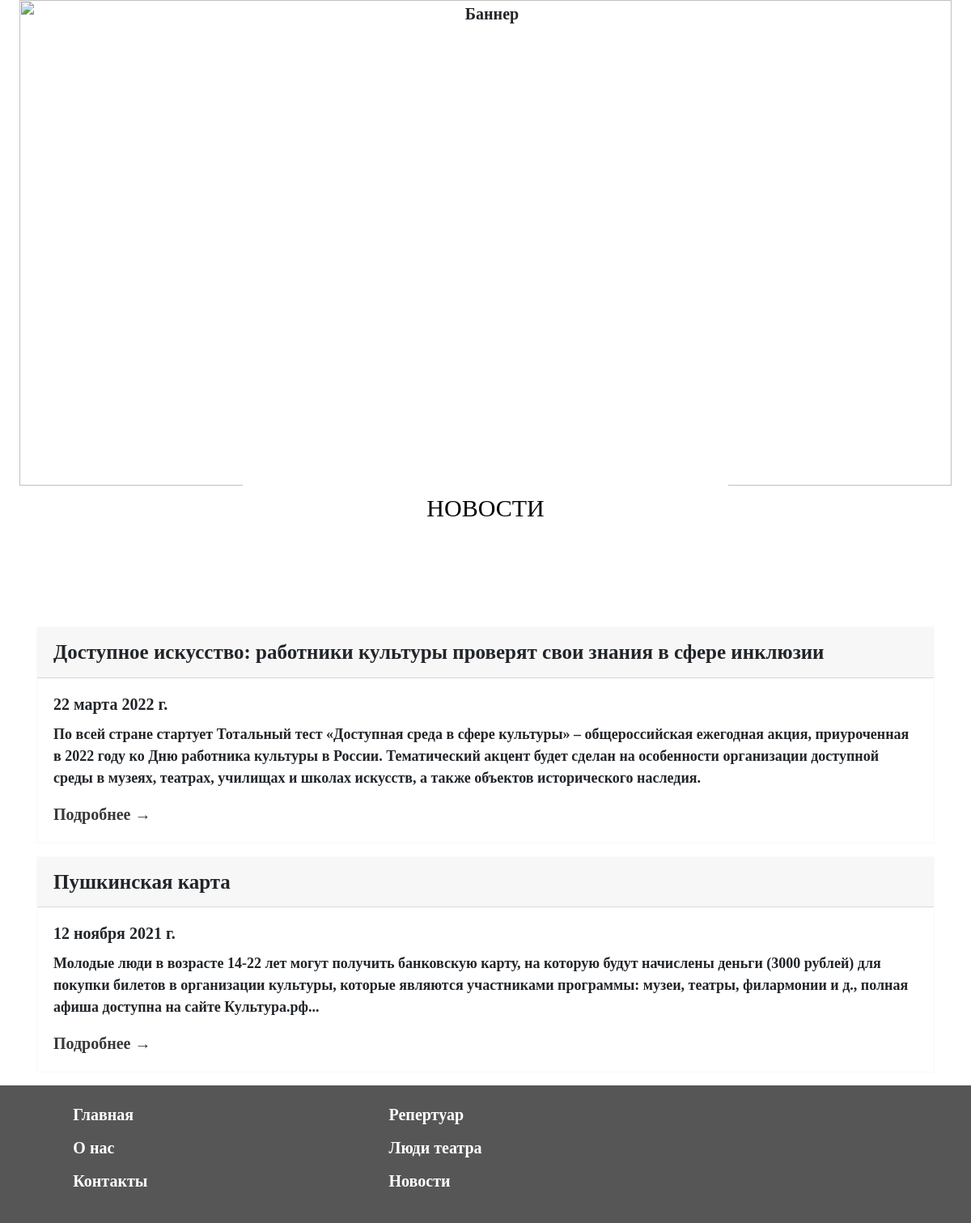
Page /news on the committed database.
### performs/models.py (models this page shows, shortened)
class News(models.Model):
    title = models.CharField("Заголовок", max_length=150)
    description = models.TextField("Описание")
    preview = models.TextField("Краткое описание", default="Новость")
    date = models.DateField("Дата")
    url = models.SlugField(max_length=100)
    def get_absolute_url(self):
        return reverse("news_detail", kwargs={"slug": self.url})
    class Meta:
        verbose_name = "Новость"
        verbose_name_plural = "Новости"

### performs/views.py (the view)
# urls.py: path('news', views.news, name='news'),
def news(request):
    news = News.objects.all()
    return render(request, 'performs/news.html', {'news': news})

### templates/performs/news.html (shortened to what this page needs)
{% load static %}
<html lang="en">
<head>
    <link rel="stylesheet" href="{% static 'css1/bootstrap.min.css' %}">
    <link rel="stylesheet" href="{% static 'css/main.css' %}">
    <link rel="stylesheet" href="{% static 'css/news.css' %}">
</head>
<body>
    <nav class="navbar navbar-expand-md navbar-dark sticky-top navbar-fixed-top trn">
        <div class="container-fluid">
            <a href="{% url 'index' %}" class="navbar-brand">
                <img src="{% static 'img/logo2.png' %}" class="d-inline-block align-top" alt="Логотип">
            </a>
            <div class="collapse navbar-collapse" id="navbarResponsive">
                <ul class="navbar-nav ml-auto mt-2 mt-lg-0">
                    <li class="nav-item">
                        <a href="{% url 'index' %}" class="nav-link">Главная</a>
                    </li>
                    <li class="nav-item">
                        <a href="{% url 'affiche' %}" class="nav-link">Репертуар</a>
                    </li>
                    <li class="nav-item">
                        <a href="{% url 'people' %}" class="nav-link">Люди театра</a>
                    </li>
                    <li class="nav-item">
                        <a href="{% url 'about' %}" class="nav-link">О нас</a>
                    </li>
                    <li class="nav-item">
                        <a href="{% url 'contact' %}" class="nav-link">Контакты</a>
                    </li>
                    <li class="nav-item">
                        <a href="{% url 'news' %}" class="nav-link">Новости</a>
                    </li>
                    {% if request.user.is_authenticated %}
					<li class="nav-item text-white">
						{{user.username}} | <a href="{%url 'logout' %}">
                        <svg xmlns="http://www.w3.org/2000/svg" width="26" height="26" fill="currentColor" class="bi bi-door-open text-white" viewBox="0 0 16 16">
                            <path d="M8.5 10c-.276 0-.5-.448-.5-1s.224-1 .5-1 .5.448.5 1-.224 1-.5 1z"/>
                            <path d="M10.828.122A.5.5 0 0 1 11 .5V1h.5A1.5 1.5 0 0 1 13 2.5V15h1.5a.5.5 0 0 1 0 1h-13a.5.5 0 0 1 0-1H3V1.5a.5.5 0 0 1 .43-.495l7-1a.5.5 0 0 1 .398.117zM11.5 2H11v13h1V2.5a.5.5 0 0 0-.5-.5zM4 1.934V15h6V1.077l-6 .857z"/>
                        </svg>
                    </a>
					</li>
					{% else %}
					<li class="nav-item">
                        <a href="{% url 'login' %}">
                            <svg xmlns="http://www.w3.org/2000/svg" width="26" height="26" fill="currentColor" class="bi bi-door-closed text-white" viewBox="0 0 16 16">
                                <path d="M3 2a1 1 0 0 1 1-1h8a1 1 0 0 1 1 1v13h1.5a.5.5 0 0 1 0 1h-13a.5.5 0 0 1 0-1H3V2zm1 13h8V2H4v13z"/>
                                <path d="M9 9a1 1 0 1 0 2 0 1 1 0 0 0-2 0z"/>
                            </svg>
                        </a>
                    </li>
					{% endif %}
                </ul>
            </div>
        </div>
    </nav>
    <div class="banner">
        <img src="{% static 'img/Frame 1.svg' %}" alt="Баннер">
        <div class="block">
            <h1>НОВОСТИ</h1>
        </div>
    </div>
    <div class="container-sm bc">
        <nav aria-label="breadcrumb">
            <ol class="breadcrumb">
                <li class="breadcrumb-item"><a href="{% url 'index' %}">Главная</a></li>
                <li class="breadcrumb-item active" aria-current="page">Новости</li>
            </ol>
        </nav>
    </div>
    <div class="container" style=" margin-top: 100px;">
        {% for el in news %}
        <div class="card border-light mb-3">
            <div class="card-header">{{ el.title }}</div>
            <div class="card-body">
                <h5 class="card-title">{{ el.date }}</h5>
                <p class="card-text">{{ el.preview }}</p>
                <a href="{{ el.get_absolute_url }}">Подробнее →</a>
            </div>
        </div>
        {% endfor %}
    </div>
    <footer class="footer mt-auto py-3">
        <div class="container">
            <ul>
               <li>
                    <a href="{% url 'index' %}">Главная</a>
                </li>
                <li>
                    <a href="{% url 'affiche' %}">Репертуар</a>
                </li>
                <li>
                    <a href="{% url 'about' %}">О нас</a>
                </li>
                <li>
                   <a href="{% url 'people' %}">Люди театра</a>
                </li>
                <li>
                    <a href="{% url 'contact' %}">Контакты</a>
                </li>
                <li>
                    <a href="{% url 'news' %}">Новости</a>
                </li>
            </ul>
        </div>
    </footer>
</body>
</html>

### static/css/main.css (style rules this page uses)
body { background-color: rgb(255, 255, 255); font-family: "CormorantUnicase-Regular"; overflow-x: hidden; font-style: normal; font-weight: bold; font-size: 20px; text-align: center; max-width: 100%; }
.nav-item, .foo-item { margin-right: 20px; }
.navbar-brand img { width: 90px; height: 90px; }
div.block { position: absolute; margin-top: -5%; margin-left: 25%; width: 50%; height: 20%; color: black; background: rgb(255, 255, 255); }
.block h1 { margin-top: 70px; font-size: 50px; display: block; }
.sticky-top { position: absolute; z-index: 1; top: 0; width: 100%; }
.banner img { width: 98%; height: 600px; position: relative; background-size: cover; object-fit: cover; }
.bc { margin-top: 100px; margin-bottom: -80px; width: fit-content; }
.breadcrumb { background-color: #fff; }
.breadcrumb-item a { color: #700000a4 !important; text-decoration: underline; }
.active { color: #383838 !important; }
footer { text-align: left; background-color: #575656; }
footer li { list-style-type: none; display: inline-block; width: 35%; margin: 0.5%; }
.card { border: solid 1px; border-radius: 0px; border-color: #38383880; margin-bottom: 10px; text-align: left; }
@media screen and (max-width: 1440px) { .block h1 { font-size: 1.5em; } }
@media screen and (max-width: 1440px) { div.block { position: absolute; margin-top: -5%; margin-left: 25%; width: 50%; height: 15%; color: black; background: rgb(255, 255, 255); } }

### static/css/news.css (style rules this page uses)
.card { border: solid 1px; border-radius: 0px; }
.card-title { font-weight:600; }
.card-text { font-size:18px; }
.card-header { font-weight: bold; font-size: 25px; }
.card-body a { color:#383838 !important; }

### rows in the picture
News: title "Доступное искусство: работники культуры проверят свои знания в сфере инклюзии", date "22 марта 2022 г.", preview "По всей стране стартует Тотальный тест «Доступная среда в сфере культуры» – общероссийская ежегодная акция, приуроченная в 2022 году ко Дню работника культуры в России. Тематический акцент будет сделан на особенности организации доступной среды в музеях, театрах, училищах и школах искусств, а также объектов исторического наследия."
News: title "Пушкинская карта", date "12 ноября 2021 г.", preview "Молодые люди в возрасте 14-22 лет могут получить банковскую карту, на которую будут начислены деньги (3000 рублей) для покупки билетов в организации культуры, которые являются участниками программы: музеи, театры, филармонии и д., полная афиша доступна на сайте Культура.рф..."
